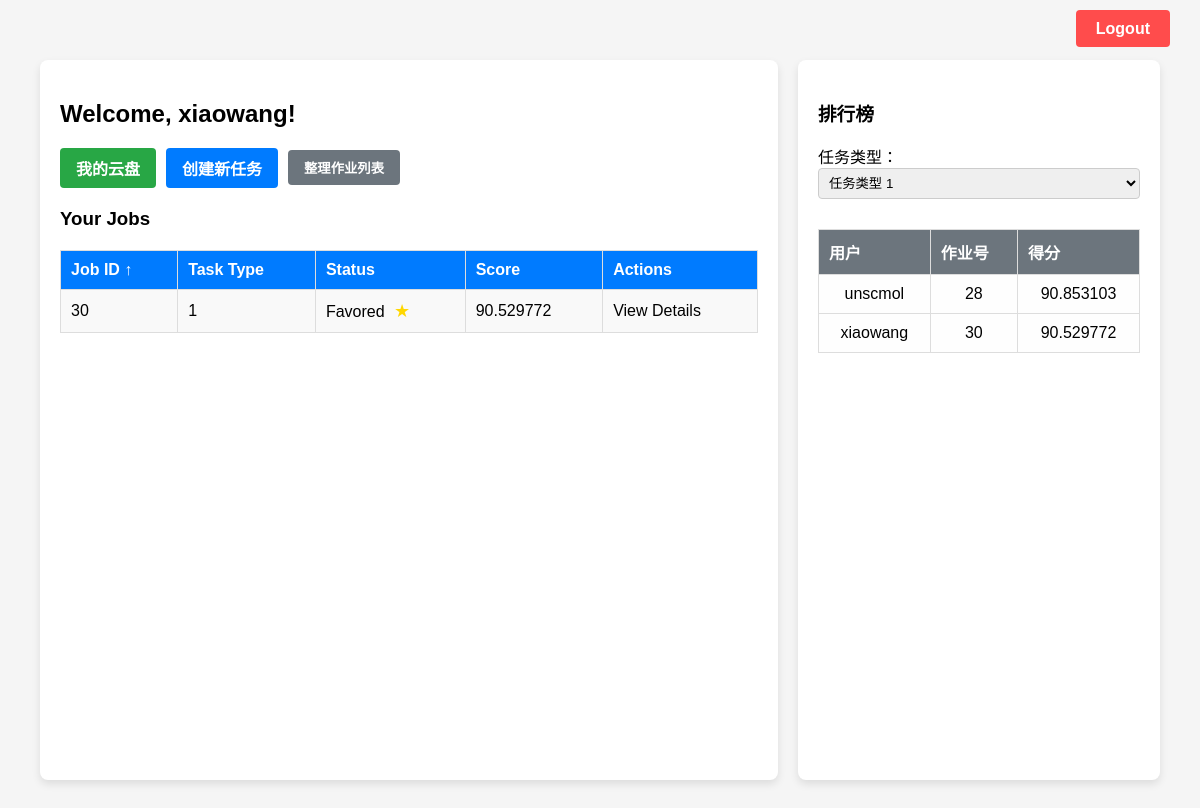
The app's page / (signed in) with its own data.
### mainapp/models.py (models this page shows, shortened)
class Job(models.Model):
    job_id = models.AutoField(primary_key=True)  # 自动增长的作业号
    user = models.ForeignKey(User, on_delete=models.CASCADE)  # 关联用户
    task_type = models.CharField(max_length=255)  # 任务类型
    status = models.CharField(
        max_length=50,
        default="Pending",
        choices=[
            ("Pending", "Pending"),
            ("Finishing", "Finishing"),
            ("Favored", "Favored"),
        ]
    )
    created_at = models.DateTimeField(auto_now_add=True)  # 任务创建时间
    rank_score = models.FloatField(null=True, blank=True)  # ✅ 新增字段：排名得分

class UserRanking(models.Model):
    user = models.ForeignKey(User, on_delete=models.CASCADE)
    task_type = models.CharField(max_length=255)
    best_score = models.FloatField(default=0.0)
    best_job = models.ForeignKey(Job, on_delete=models.SET_NULL, null=True, blank=True)
    class Meta:
        unique_together = ('user', 'task_type')

### mainapp/views.py (the view)
# urls.py: path('', views.home, name='home'),  # 主页
@login_required
def home(request):
    task_type = request.GET.get("task_type", "1")
    sort = request.GET.get("sort", "job_id")
    order = request.GET.get("order", "asc")
    valid_sort_fields = ['job_id', 'task_type', 'status']
    if sort not in valid_sort_fields:
        sort = 'job_id'
    if order not in ['asc', 'desc']:
        order = 'asc'
    order_prefix = '' if order == 'asc' else '-'
    jobs = Job.objects.filter(user=request.user).order_by(
        Case(
            When(status='Favored', then=0),
            When(status='Pending', then=1),
            When(status='Finishing', then=2),
            default=3,
            output_field=IntegerField()
        ),
        f"{order_prefix}{sort}"
    )
    rankings = UserRanking.objects.select_related('user', 'best_job').filter(
        task_type=task_type
    ).order_by("-best_score")
    return render(request, 'mainapp/home.html', {
        'jobs': jobs,
        'rankings': rankings,
        'task_type': task_type,
        'sort': sort,
        'order': order,
    })

### mainapp/templates/mainapp/home.html (shortened to what this page needs)
{% extends 'base_generic.html' %}
{% block content %}
  <div class="fixed-logout">
    <a href="{% url 'logout' %}" class="logout-btn">Logout</a>
  </div>
  <div class="container">
    <div class="welcome-section">
      <h2>Welcome, {{ user.username }}!</h2>
      <div class="top-buttons">
        <a href="{% url 'cloud_disk' user.username %}" class="cloud-btn">我的云盘</a>
        <a href="{% url 'create_job' %}" class="create-job-btn">创建新任务</a>
        <form method="POST" action="{% url 'organize_jobs' %}" onsubmit="return confirm('整理作业将删除所有状态为Finishing的作业，包括后台数据，确认执行？');">
          <button type="submit" class="organize-job-btn">整理作业列表</button>
        </form>
      </div>
      <h3>Your Jobs</h3>
      <table>
        <thead>
          <tr>
            <th>
              <a href="?sort=job_id&order={% if sort == 'job_id' and order == 'asc' %}desc{% else %}asc{% endif %}">
                Job ID
                {% if sort == 'job_id' %}
                  {% if order == 'asc' %}↑{% else %}↓{% endif %}
                {% endif %}
              </a>
            </th>
            <th>
              <a href="?sort=task_type&order={% if sort == 'task_type' and order == 'asc' %}desc{% else %}asc{% endif %}">
                Task Type
              </a>
            </th>
            <th>
              <a href="?sort=status&order={% if sort == 'status' and order == 'asc' %}desc{% else %}asc{% endif %}">
                Status
              </a>
            </th>
            <th>Score</th>
            <th>Actions</th>
          </tr>
        </thead>
        <tbody>
          {% for job in jobs %}
            <tr>
              <td>{{ job.job_id }}</td>
              <td>{{ job.task_type }}</td>
              <td>
                {{ job.status }}
                {% if job.status == "Favored" %}
                  <span class="star">★</span>
                {% endif %}
              </td>
              <td>
                {% if job.rank_score is not None %}
                  {{ job.rank_score|floatformat:6 }}
                {% else %}
                  None
                {% endif %}
              </td>
              <td><a href="{% url 'job_detail' job_id=job.job_id %}">View Details</a></td>
            </tr>
          {% empty %}
            <tr>
              <td colspan="5">No jobs found.</td>
            </tr>
          {% endfor %}
        </tbody>
      </table>
    </div>
    <div class="ranking-section">
      <h3>排行榜</h3>
      <form method="get" action=".">
        <label for="task_type">任务类型：</label>
        <select name="task_type" onchange="this.form.submit()">
          <option value="1" {% if task_type == '1' %}selected{% endif %}>任务类型 1</option>
        </select>
      </form>
      <table class="ranking-table">
        <thead>
          <tr>
            <th>用户</th>
            <th>作业号</th>
            <th>得分</th>
          </tr>
        </thead>
        <tbody>
          {% for entry in rankings %}
            <tr>
              <td>{{ entry.user.username }}</td>
              <td>{% if entry.best_job %}{{ entry.best_job.job_id }}{% else %}-{% endif %}</td>
              <td>{{ entry.best_score|floatformat:6 }}</td>
            </tr>
          {% empty %}
            <tr><td colspan="3">暂无数据</td></tr>
          {% endfor %}
        </tbody>
      </table>
    </div>
  </div>
{% endblock %}

### mainapp/templates/mainapp/home.html (style rules this page uses)
body { background-color: #f5f5f5; font-family: Arial, sans-serif; margin: 0; }
.fixed-logout { position: absolute; top: 20px; right: 30px; z-index: 100; }
.logout-btn { background-color: #ff4c4c; color: white; padding: 10px 20px; border: none; border-radius: 4px; text-decoration: none; font-weight: bold; }
.container { display: flex; justify-content: space-between; align-items: stretch; gap: 20px; height: calc(100vh - 80px); padding: 60px 40px 40px 40px; overflow: hidden; }
.welcome-section, .ranking-section { background-color: white; padding: 20px; border-radius: 8px; box-shadow: 0 4px 8px rgba(0, 0, 0, 0.1); overflow-y: auto; max-height: 100%; }
.welcome-section { width: 65%; }
.ranking-section { width: 30%; }
.top-buttons { display: flex; gap: 10px; margin-bottom: 20px; align-items: center; }
.cloud-btn, .create-job-btn { display: inline-block; background-color: #28a745; color: white; padding: 8px 16px; text-decoration: none; border-radius: 4px; font-weight: bold; }
.create-job-btn { background-color: #007bff; }
.organize-job-btn { background-color: #6c757d; color: white; padding: 8px 16px; border: none; border-radius: 4px; font-weight: bold; cursor: pointer; }
table { width: 100%; margin-top: 20px; border-collapse: collapse; }
th, td { padding: 10px; border: 1px solid #ddd; text-align: left; }
table th { background-color: #007bff; color: white; }
table td { background-color: #f9f9f9; }
.ranking-section select { width: 100%; padding: 6px; margin-bottom: 10px; border-radius: 4px; border: 1px solid #ccc; }
.ranking-table th { background-color: #6c757d; color: white; }
.ranking-table td { text-align: center; background-color: #fefefe; }
.star { color: gold; font-size: 18px; margin-left: 5px; }
a { color: inherit; text-decoration: none; }

### records on screen
Job: job_id "30", task_type "1", status "Favored", rank_score "90.529772"
UserRanking: user.username "unscmol", best_job.job_id "28", best_score "90.853103"
UserRanking: user.username "xiaowang", best_job.job_id "30", best_score "90.529772"

### other values on screen
{{ user.username }} "xiaowang"
